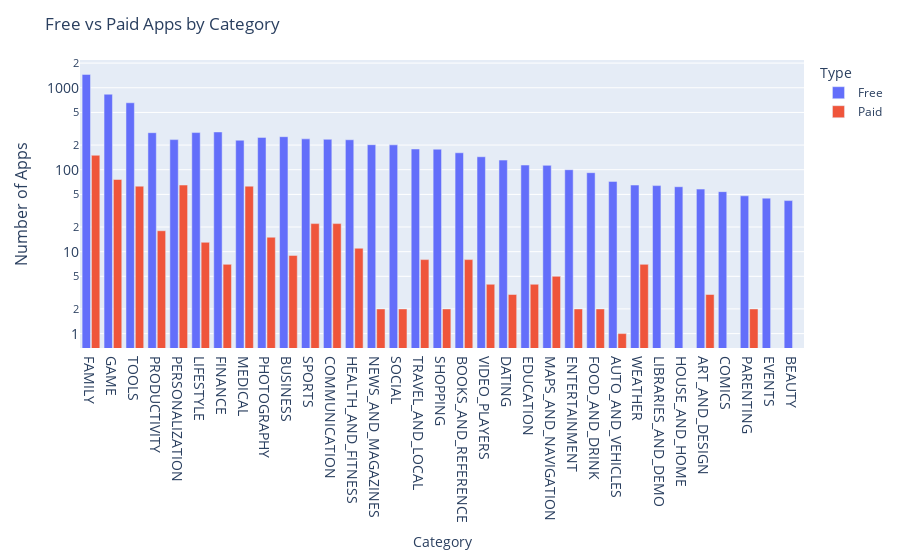

The notebook cell saved with this chart:
### Markdown cell above
**Challenge**: Use the plotly express bar [chart examples](https://plotly.com/python/bar-charts/#bar-chart-with-sorted-or-ordered-categories) and the [.bar() API reference](https://plotly.com/python-api-reference/generated/plotly.express.bar.html#plotly.express.bar) to create this bar chart: 

<img src=https://imgur.com/LE0XCxA.png>

You'll want to use the `df_free_vs_paid` DataFrame that you created above that has the total number of free and paid apps per category. 

See if you can figure out how to get the look above by changing the `categoryorder` to 'total descending' as outlined in the documentation here [here](https://plotly.com/python/categorical-axes/#automatically-sorting-categories-by-name-or-total-value).

### Code cell
free_v_paid = px.bar(df_free_vs_paid, 
                     x="Category", 
                     y="App",
                     color="Type")


free_v_paid.update_layout(title="Free vs Paid Apps by Category",
                          xaxis_tickfont_size=14,
                          yaxis=dict(title="Number of Apps",
                                     title_font_size=16,
                                     tickfont_size=14,
                                     type="log"),
                          xaxis={"categoryorder": "total descending"},
                          barmode="group",
                          bargap=0.15,
                          bargroupgap=0.1,)

free_v_paid.show()

### Figure 1 — Plotly figure (JSON) as saved in the notebook; plotly's stock layout.template omitted (floating-point values rounded to 4 significant figures)
{"data": [{"alignmentgroup": "True", "hovertemplate": "Type=Free<br>Category=%{x}<br>App=%{y}<extra></extra>", "legendgroup": "Free", "marker": {"color": "#636efa", "pattern": {"shape": ""}}, "name": "Free", "offsetgroup": "Free", "orientation": "v", "showlegend": true, "textposition": "auto", "type": "bar", "x": ["ART_AND_DESIGN", "AUTO_AND_VEHICLES", "BEAUTY", "BOOKS_AND_REFERENCE", "BUSINESS", "COMICS", "COMMUNICATION", "DATING", "EDUCATION", "ENTERTAINMENT", "EVENTS", "FAMILY", "FINANCE", "FOOD_AND_DRINK", "GAME", "HEALTH_AND_FITNESS", "HOUSE_AND_HOME", "LIBRARIES_AND_DEMO", "LIFESTYLE", "MAPS_AND_NAVIGATION", "MEDICAL", "NEWS_AND_MAGAZINES", "PARENTING", "PERSONALIZATION", "PHOTOGRAPHY", "PRODUCTIVITY", "SHOPPING", "SOCIAL", "SPORTS", "TOOLS", "TRAVEL_AND_LOCAL", "VIDEO_PLAYERS", "WEATHER"], "xaxis": "x", "y": [58, 72, 42, 161, 253, 54, 235, 131, 114, 100, 45, 1456, 289, 92, 834, 232, 62, 64, 284, 113, 229, 202, 48, 233, 248, 283, 178, 201, 238, 656, 179, 144, 65], "yaxis": "y"}, {"alignmentgroup": "True", "hovertemplate": "Type=Paid<br>Category=%{x}<br>App=%{y}<extra></extra>", "legendgroup": "Paid", "marker": {"color": "#EF553B", "pattern": {"shape": ""}}, "name": "Paid", "offsetgroup": "Paid", "orientation": "v", "showlegend": true, "textposition": "auto", "type": "bar", "x": ["ART_AND_DESIGN", "AUTO_AND_VEHICLES", "BOOKS_AND_REFERENCE", "BUSINESS", "COMMUNICATION", "DATING", "EDUCATION", "ENTERTAINMENT", "FAMILY", "FINANCE", "FOOD_AND_DRINK", "GAME", "HEALTH_AND_FITNESS", "LIFESTYLE", "MAPS_AND_NAVIGATION", "MEDICAL", "NEWS_AND_MAGAZINES", "PARENTING", "PERSONALIZATION", "PHOTOGRAPHY", "PRODUCTIVITY", "SHOPPING", "SOCIAL", "SPORTS", "TOOLS", "TRAVEL_AND_LOCAL", "VIDEO_PLAYERS", "WEATHER"], "xaxis": "x", "y": [3, 1, 8, 9, 22, 3, 4, 2, 150, 7, 2, 76, 11, 13, 5, 63, 2, 2, 65, 15, 18, 2, 2, 22, 63, 8, 4, 7], "yaxis": "y"}], "layout": {"bargap": 0.15, "bargroupgap": 0.1, "barmode": "group", "legend": {"title": {"text": "Type"}, "tracegroupgap": 0}, "margin": {"t": 60}, "title": {"text": "Free vs Paid Apps by Category"}, "xaxis": {"anchor": "y", "categoryorder": "total descending", "domain": [0, 1], "tickfont": {"size": 14}, "title": {"text": "Category"}}, "yaxis": {"anchor": "x", "domain": [0, 1], "tickfont": {"size": 14}, "title": {"font": {"size": 16}, "text": "Number of Apps"}, "type": "log"}}}
